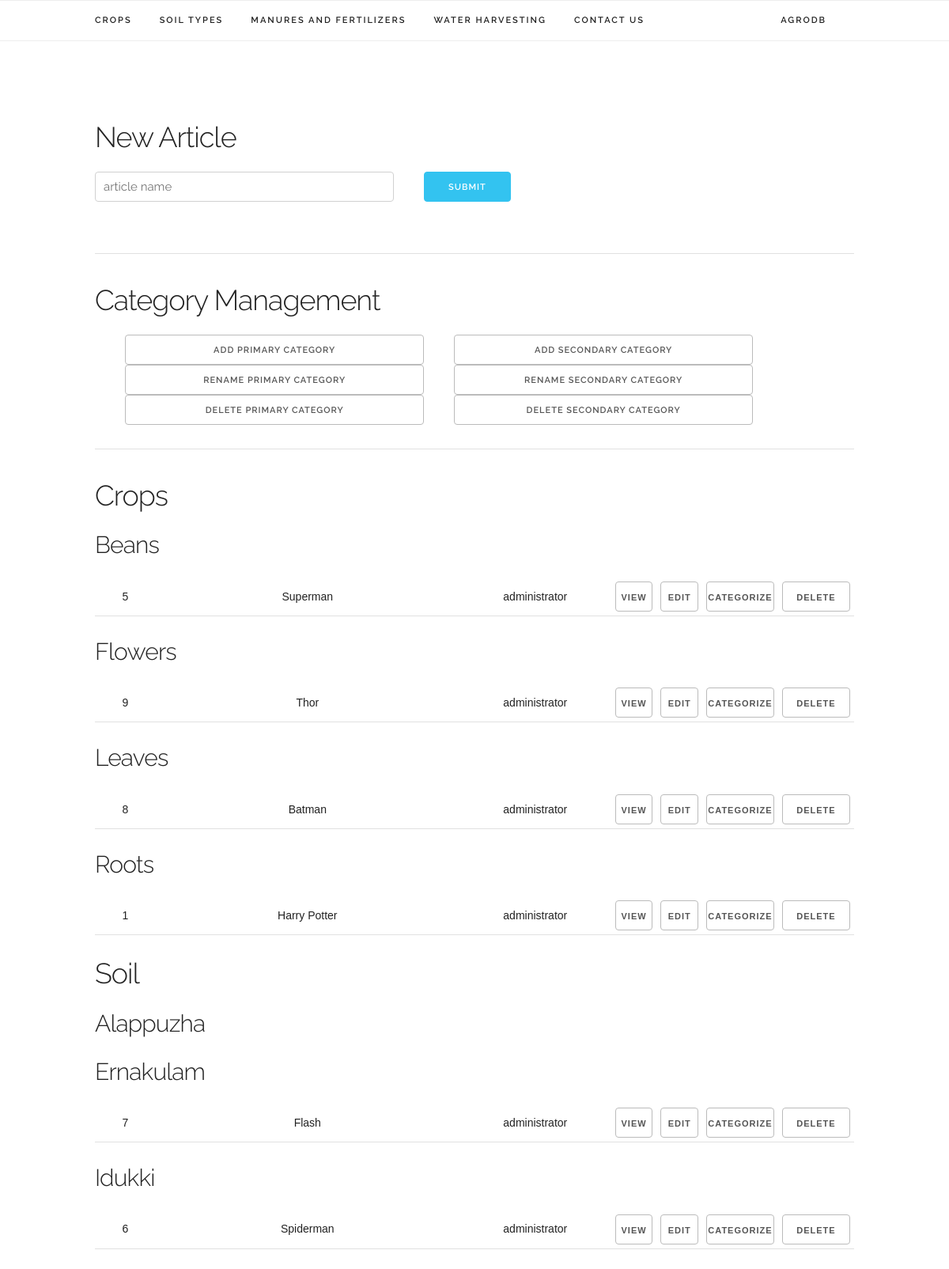
Screenshot of /workspace/workspace.php with the database file from the repository.
### tables this page shows
CREATE TABLE IF NOT EXISTS `primary_category` (
`cat_id` int(5) NOT NULL,
  `cat_name` varchar(30) NOT NULL
);

CREATE TABLE IF NOT EXISTS `secondary_category` (
`cat_id` int(10) NOT NULL,
  `primary_cat` int(10) DEFAULT NULL,
  `sub_cat` varchar(5) DEFAULT NULL,
  `cat_name` varchar(30) DEFAULT NULL
);

CREATE TABLE IF NOT EXISTS `page` (
`page_id` int(10) NOT NULL,
  `prim_cat` int(10) DEFAULT NULL,
  `sec_cat` varchar(5) DEFAULT NULL,
  `page_title` varchar(100) NOT NULL,
  `page_creator` int(10) NOT NULL,
  `page_counter` int(11) DEFAULT NULL,
  `page_content` text
);

CREATE TABLE IF NOT EXISTS `user` (
`user_id` int(10) NOT NULL,
  `user_name` varchar(20) NOT NULL,
  `user_real_name` varchar(40) NOT NULL,
  `user_password` varchar(30) NOT NULL,
  `user_creation_time` timestamp NOT NULL DEFAULT CURRENT_TIMESTAMP,
  `user_email` varchar(60) NOT NULL
);

### workspace/workspace.php (the view, shortened to what this page needs)
<?php
	require_once("./initialize_database.php");
?>
<!DOCTYPE html>
<html lang="en">
<head>
  <link rel="stylesheet" href="css/normalize.css">
  <link rel="stylesheet" href="css/skeleton.css">
  <link rel="stylesheet" href="css/custom.css">
</head>
<body>
 	<?php require("../includes/layout/navbar.php") ?>
  	<div style="padding-top:5rem">
    	<div class="container">
    		<?php
    			echo "<br/><br/>"
    		?>
    		<div class="row">
    			<h3>New Article</h3>
    			<form action="workspace/workspace.php" method="POST" name="newArticleForm">
		    		<div class="five columns">
		    			<input class="u-full-width" type="text" placeholder="article name" id="newArticleInput" name="newArticleInput">
		    		</div>
		    		<div class="five columns">
		    			<input class="button-primary" type="submit" value="Submit" name="newArticleSubmit">
		    		</div>
		    		<br/>
		    		<br/>
		    	</form>
    		</div>
    		<hr>
    		<div class="row">
    				<h3>Category Management</h3>
		    		<div class="five columns">
		    			<a href="workspace/cat/addprimary.php" class="button" type="submit" onclick="openCategory(this); return false;" target="_blank">Add Primary category</a>
		    		</div>
		    		<div class="five columns">
		    			<a href="workspace/cat/addsecondary.php" class="button" type="submit" onclick="openCategory(this); return false;" target="_blank">Add Secondary category</a>
		    		</div>
		    		<br/>
		    		<div class="five columns">
		    			<a href="workspace/cat/renameprimary.php" class="button" type="submit" onclick="openCategory(this); return false;" target="_blank">Rename Primary category</a>
		    		</div>
		    		<div class="five columns">
		    			<a href="workspace/cat/renamesecondary.php" class="button" type="submit" onclick="openCategory(this); return false;" target="_blank">Rename Secondary category</a>
		    		</div>
		    		<br/>
		    		<div class="five columns">
		    			<a href="workspace/cat/deleteprimary.php" class="button" type="submit"  onclick="openCategory(this); return false;" target="_blank">Delete Primary category</a>
		    		</div>
		    		<div class="five columns">
		    			<a href="workspace/cat/deletesecondary.php" class="button" type="submit" onclick="openCategory(this); return false;" target="_blank">Delete Secondary category</a>
		    		</div>
    		</div>
    		<hr>
    		<div id="articles_list">
<?php
	$primary_query = $mysqli->query("SELECT * FROM primary_category");
	while($primary_query_list = $primary_query->fetch_assoc()) {
		$primary_id = $primary_query_list['cat_id'];
		$primary_name = $primary_query_list['cat_name'];
		echo '<h3>'.$primary_name.'</h2>';
		$secondary_query = $mysqli->query("SELECT * FROM secondary_category WHERE primary_cat = '$primary_id'");
		while($secondary_query_list = $secondary_query->fetch_assoc()) {
			$secondary_id = $secondary_query_list['sub_cat'];
			echo '<h4>'.$secondary_query_list['cat_name'].'</h4>';
			$pages_list_query = $mysqli->query("SELECT * FROM page INNER JOIN user ON (page_creator=user_id) WHERE prim_cat = '$primary_id' AND sec_cat = '$secondary_id'");
			while($pages_entry = $pages_list_query->fetch_assoc()) {
		    	echo 		'
		    				<table class="tg" style="undefined;table-layout: fixed; width: 100%">
								<colgroup>
									<col style="width: 8%">
									<col style="width: 40%">
									<col style="width: 20%">
									<col style="width: 6%">
									<col style="width: 6%">
									<col style="width: 10%">
									<col style="width: 10%">
								</colgroup>
		    				<tr>
							    <td class="tg-s6z2">'.$pages_entry['page_id'].'</td>
							    <td class="tg-s6z2">'.$pages_entry['page_title'].'</td>
							    <td class="tg-s6z2">'.$pages_entry['user_real_name'].'</td>
							    <td class="tg-s6z2"><a class="button" href="articles/'.str_replace(" ", "_", $pages_entry['page_title']).'" style="width:100%;padding:0">VIEW</a></td>
							    <td class="tg-s6z2"><a class="button" href="./workspace/editor.php?article='.$pages_entry['page_id'].'" style="width:100%;padding:0">EDIT</a></td>
							    <td class="tg-s6z2"><a class="button" href="./workspace/recategorize.php?article='.$pages_entry['page_id'].'" onclick="openCategory(this); return false;" target="_blank" style="width:100%;padding:0">CATEGORIZE</a></td>
							    <td class="tg-s6z2"><a class="button" href="#" style="width:100%;padding:0">DELETE</a></td>
						  	</tr>
						 	</table>
						  	';
			}
		}
	}
?>
    		</div>
    	</div>
	</div>
</body>
</html>

### includes/layout/navbar.php
<nav class="navbar">
  <div class="container">
    <ul class="navbar-list">
      <li class="navbar-item"><a class="navbar-link" href="#">CROPS</a></li>
      <li class="navbar-item"><a class="navbar-link" href="#">SOIL TYPES</a></li>
      <li class="navbar-item"><a class="navbar-link" href="#">MANURES AND FERTILIZERS</a></li>
      <li class="navbar-item"><a class="navbar-link" href="#">WATER HARVESTING</a></li>
      <li class="navbar-item"><a class="navbar-link" href="#">CONTACT US</a></li>
    </ul>
    <ul class="navbar-list" style="float:right">
      <li class="navbar-item"><a class="navbar-link" href="#">AgroDB</a></li>
    </ul>
  </div>
</nav>

### css/skeleton.css (style rules this page uses)
.container { position: relative; width: 100%; max-width: 960px; margin: 0 auto; padding: 0 20px; box-sizing: border-box; }
.column, .columns { width: 100%; float: left; box-sizing: border-box; }
@media (min-width: 400px) { .container { width: 85%; padding: 0; } }
@media (min-width: 550px) { .container { width: 80%; } }
@media (min-width: 550px) { .column, .columns { margin-left: 4%; } }
@media (min-width: 550px) { .column:first-child, .columns:first-child { margin-left: 0; } }
@media (min-width: 550px) { .five.columns { width: 39.3333333333%; } }
html { font-size: 62.5%; }
body { font-size: 1.5em; line-height: 1.6; font-weight: 400; font-family: "Raleway", "HelveticaNeue", "Helvetica Neue", Helvetica, Arial, sans-serif; color: #222; }
h1, h2, h3, h4, h5, h6 { margin-top: 0; margin-bottom: 2rem; font-weight: 300; }
h3 { font-size: 3.0rem; line-height: 1.3; letter-spacing: -.1rem; }
h4 { font-size: 2.4rem; line-height: 1.35; letter-spacing: -.08rem; }
@media (min-width: 550px) { h3 { font-size: 3.6rem; } }
@media (min-width: 550px) { h4 { font-size: 3.0rem; } }
a { color: #1EAEDB; }
.button, button, input[type="submit"], input[type="reset"], input[type="button"] { display: inline-block; height: 38px; padding: 0 30px; color: #555; text-align: center; font-size: 11px; font-weight: 600; line-height: 38px; letter-spacing: .1rem; text-transform: uppercase; text-decoration: none; white-space: nowrap; background-color: transparent; border-radius: 4px; border: 1px solid #bbb; cursor: pointer; box-sizing: border-box; }
.button.button-primary, button.button-primary, input[type="submit"].button-primary, input[type="reset"].button-primary, input[type="button"].button-primary { color: #FFF; background-color: #33C3F0; border-color: #33C3F0; }
input[type="email"], input[type="number"], input[type="search"], input[type="text"], input[type="tel"], input[type="url"], input[type="password"], textarea, select { height: 38px; padding: 6px 10px; background-color: #fff; border: 1px solid #D1D1D1; border-radius: 4px; box-shadow: none; box-sizing: border-box; }
input[type="email"], input[type="number"], input[type="search"], input[type="text"], input[type="tel"], input[type="url"], input[type="password"], textarea { -webkit-appearance: none; -moz-appearance: none; appearance: none; }
ul { list-style: circle inside; }
ol, ul { padding-left: 0; margin-top: 0; }
li { margin-bottom: 1rem; }
th, td { padding: 12px 15px; text-align: left; border-bottom: 1px solid #E1E1E1; }
th:first-child, td:first-child { padding-left: 0; }
th:last-child, td:last-child { padding-right: 0; }
input, textarea, select, fieldset { margin-bottom: 1.5rem; }
pre, blockquote, dl, figure, table, p, ul, ol, form { margin-bottom: 2.5rem; }
.u-full-width { width: 100%; box-sizing: border-box; }
hr { margin-top: 3rem; margin-bottom: 3.5rem; border-width: 0; border-top: 1px solid #E1E1E1; }
.container:after, .row:after, .u-cf { content: ""; display: table; clear: both; }

### css/custom.css (style rules this page uses)
.container { max-width: 1024px; }
.navbar, .navbar-spacer { display: block; width: 100%; height: 5rem; background: #fff; z-index: 99; border-top: 1px solid #eee; border-bottom: 1px solid #eee; }
.navbar-list { list-style: none; margin-bottom: 0; }
.navbar-item { position: relative; float: left; margin-bottom: 0; }
.navbar-link { text-transform: uppercase; font-size: 11px; font-weight: 600; letter-spacing: .2rem; margin-right: 35px; text-decoration: none; line-height: 5rem; color: #222; }
@media (min-width: 400px) { .button { width: 100%; } }
@media (min-width: 550px) { .button { width: 100%; } }
.tg { border-collapse:collapse;border-spacing:0; }
.tg td { font-family:Arial, sans-serif;font-size:14px;padding:5px 5px;overflow:hidden;word-break:normal; }
.tg .tg-s6z2 { text-align:center }

### rows the page displays
primary_category: cat_name "Crops"
secondary_category: cat_name "Beans"
page: page_id "5", page_title "Superman", user.user_real_name "administrator"
secondary_category: cat_name "Flowers"
page: page_id "9", page_title "Thor", user.user_real_name "administrator"
secondary_category: cat_name "Leaves"
page: page_id "8", page_title "Batman", user.user_real_name "administrator"
secondary_category: cat_name "Roots"
page: page_id "1", page_title "Harry Potter", user.user_real_name "administrator"
primary_category: cat_name "Soil"
secondary_category: cat_name "Alappuzha"
secondary_category: cat_name "Ernakulam"
page: page_id "7", page_title "Flash", user.user_real_name "administrator"
secondary_category: cat_name "Idukki"
page: page_id "6", page_title "Spiderman", user.user_real_name "administrator"
